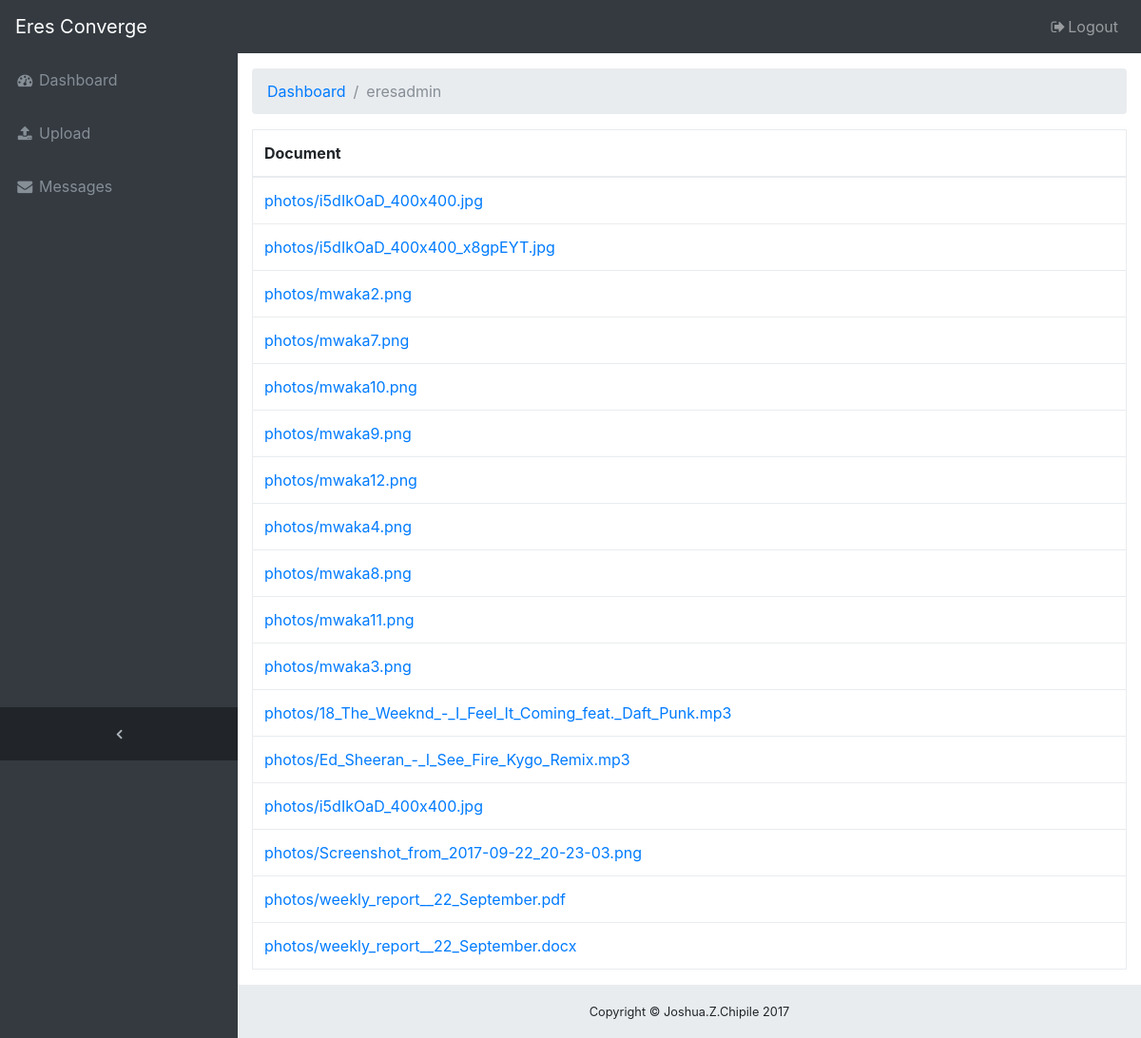
Page /dashboard/ (signed in) on the earlier database version.
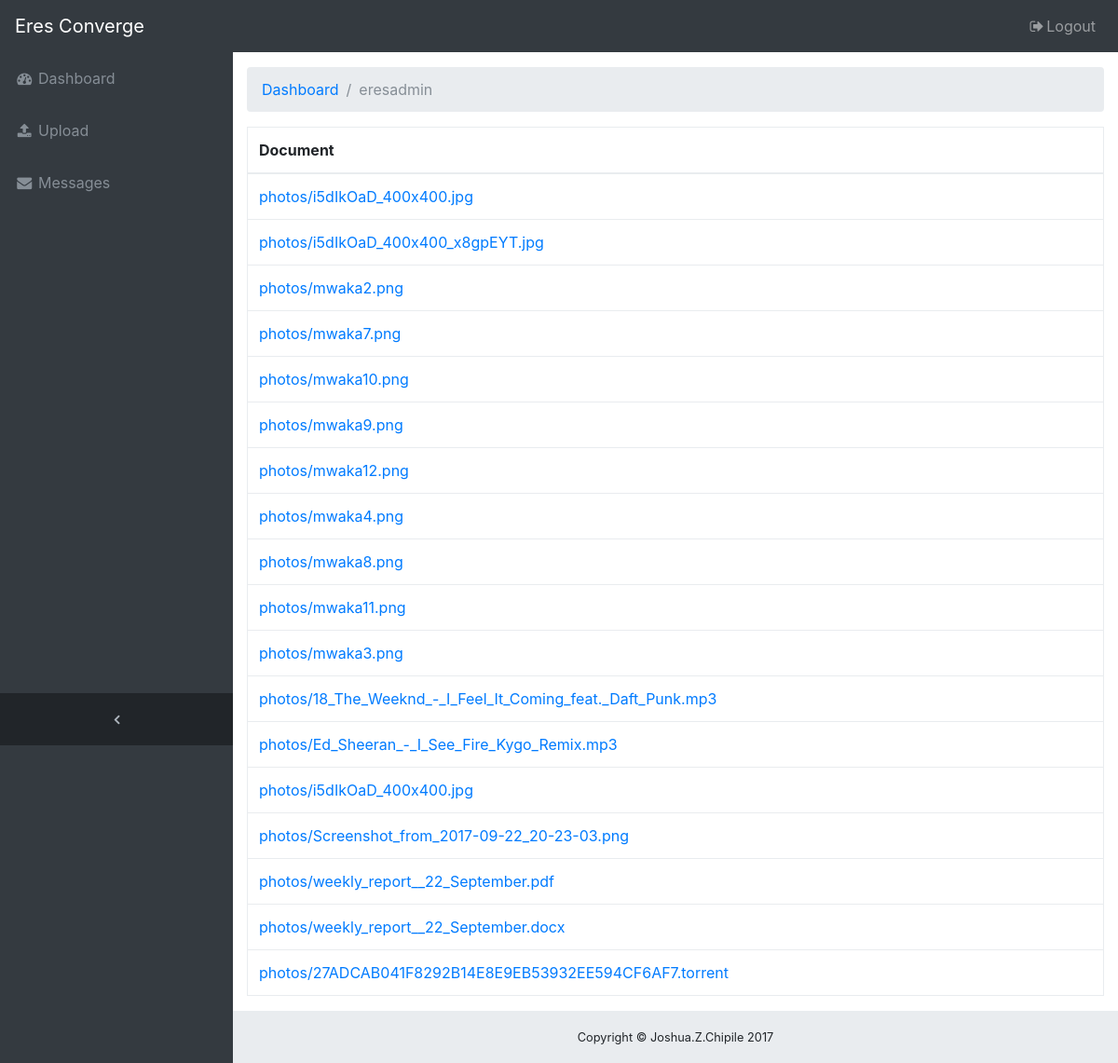
Same page on the later database version.
### eresapp/models.py (models this page shows)
class Photo(models.Model):
    title = models.CharField(max_length=255, blank=True)
    file = models.FileField(upload_to='photos/')
    uploaded_at = models.DateTimeField(auto_now_add=True)

### eresapp/views.py (the view)
# urls.py: url(r'^dashboard/$', views.dashboard, name='dashboard'),
@login_required
def dashboard(request):
	document_list = Photo.objects.all()
        return render(request, 'site/dashboard.html', {'photos': document_list})

### eresapp/templates/site/dashboard.html
{% extends 'site/base3.html' %}
{% block content %}
      <ol class="breadcrumb">
        <li class="breadcrumb-item">
          <a href="#">Dashboard</a>
        </li>
        <li class="breadcrumb-item active">{{user.username}}</li>
      </ol>
      <table id="gallery" class="table table-bordered">
        <thead>
          <tr>
            <th>Document</th>
          </tr>
        </thead>
        <tbody>
          {% for photo in photos %}
            <tr>
              <td><a href="{{ photo.file.url }}">{{ photo.file.name }}</a></td>
            </tr>
          {% endfor %}
        </tbody>
      </table>
{% endblock  %}

Differences in the rows shown:
added Photo: file.name "photos/27ADCAB041F8292B14E8E9EB53932EE594CF6AF7.torrent"
